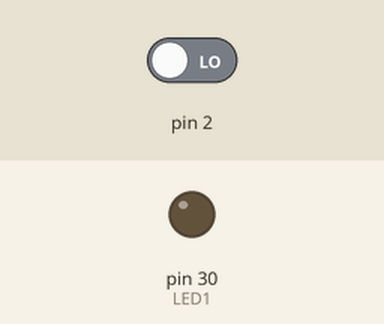
The sketch below on a simulated Arduino Mega 2560, built with avr-gcc and run on an emulated ATmega2560. Shown: output pins drawn as LEDs (lit = HIGH). The test bench sets the inputs (shaded band); at power-on: pin 2 LOW. What the sketch prints to the serial monitor is not drawn.

Above: at 1.2 s.
1.3 s: pin 2 driven HIGH
At 2.35 s:
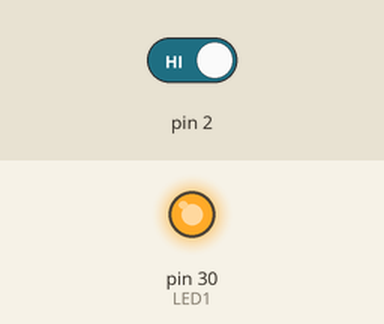
Timing chart, 0 to 5.7 s (numbered marks = the images above; inputs shaded):
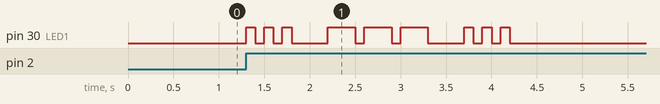

The sketch:

library_telegraph_01.ino
```cpp
#include "telegraph.h"
 #define LED1 30

const unsigned int DIT_LENGTH = 100;
Telegraph telegraph(LED1, DIT_LENGTH );
const unsigned int MAX_MESSAGE_LEN = 255;
const int LINE_FEED = 10;
char message_text[MAX_MESSAGE_LEN];
int index_t = 0;
volatile int state = LOW;
volatile unsigned long last_int_time = 0;
volatile unsigned long int_time;
volatile int debounceGuard = 500;

void sendingHelloMessage(){
int_time = millis();
if( int_time - last_int_time > debounceGuard ){
  state = HIGH;
  }
 }
void setup(){
  pinMode(LED1, OUTPUT);
  attachInterrupt(0, sendingHelloMessage, RISING);
  Serial.begin(9600);
}

void loop(){
  if( Serial.available() > 0 ){
    int command = Serial.read();
    if( command == LINE_FEED || index_t == MAX_MESSAGE_LEN - 1 ){
      message_text[index_t] = 0;
      index_t = 0;
      telegraph.send_message(message_text);
      }
     else{
       boolean add_flag = false;
       if( command >= 'a' && command <= 'z' )
          add_flag = true;
       if( command >= 'A' && command <= 'Z' )
          add_flag = true;
        if( command >= '0' && command <= '9' )
          add_flag = true;
        if( command == ' ' )
          add_flag = true;
        if( add_flag ) message_text[index_t++] = command;
      }
    }
    if( state == HIGH ){
     telegraph.send_message("SOS");
     state = LOW;
     }
   }
```

Measured:
- after the input at 1.3 s, pin 30 (LED1): LOW → HIGH at once, → LOW 0.10 s later, → HIGH 0.10 s later, → LOW 0.10 s later, … (18 changes in this stretch)
